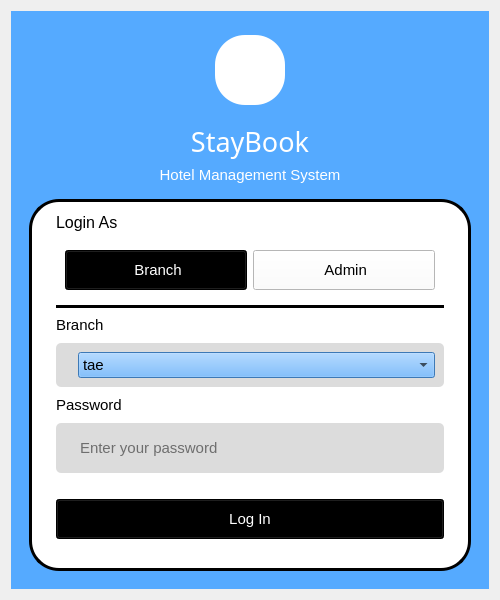
<?xml version="1.0" encoding="UTF-8"?>
<ui version="4.0">
 <class>Dialog</class>
 <widget class="QDialog" name="Dialog">
  <property name="geometry">
   <rect>
    <x>0</x>
    <y>0</y>
    <width>500</width>
    <height>600</height>
   </rect>
  </property>
  <property name="sizePolicy">
   <sizepolicy hsizetype="Fixed" vsizetype="Fixed">
    <horstretch>0</horstretch>
    <verstretch>0</verstretch>
   </sizepolicy>
  </property>
  <property name="minimumSize">
   <size>
    <width>500</width>
    <height>600</height>
   </size>
  </property>
  <property name="maximumSize">
   <size>
    <width>500</width>
    <height>600</height>
   </size>
  </property>
  <property name="windowTitle">
   <string>Dialog</string>
  </property>
  <property name="styleSheet">
   <string notr="true"/>
  </property>
  <layout class="QVBoxLayout" name="verticalLayout_7">
   <item>
    <widget class="QFrame" name="verticalFrame">
     <property name="styleSheet">
      <string notr="true">background-color: rgb(85, 170, 255);</string>
     </property>
     <layout class="QVBoxLayout" name="verticalLayout_2">
      <item>
       <widget class="QGroupBox" name="groupBox">
        <property name="styleSheet">
         <string notr="true">QGroupBox{
	background: transparent;
	border: none
}</string>
        </property>
        <property name="title">
         <string/>
        </property>
        <layout class="QHBoxLayout" name="horizontalLayout">
         <item>
          <spacer name="horizontalSpacer">
           <property name="orientation">
            <enum>Qt::Orientation::Horizontal</enum>
           </property>
           <property name="sizeType">
            <enum>QSizePolicy::Policy::Preferred</enum>
           </property>
           <property name="sizeHint" stdset="0">
            <size>
             <width>40</width>
             <height>20</height>
            </size>
           </property>
          </spacer>
         </item>
         <item>
          <widget class="QFrame" name="frame">
           <property name="sizePolicy">
            <sizepolicy hsizetype="Fixed" vsizetype="Fixed">
             <horstretch>100</horstretch>
             <verstretch>100</verstretch>
            </sizepolicy>
           </property>
           <property name="minimumSize">
            <size>
             <width>70</width>
             <height>70</height>
            </size>
           </property>
           <property name="maximumSize">
            <size>
             <width>70</width>
             <height>70</height>
            </size>
           </property>
           <property name="styleSheet">
            <string notr="true">background-color: rgb(255, 255, 255);
border-radius: 30px;

</string>
           </property>
           <property name="frameShape">
            <enum>QFrame::Shape::StyledPanel</enum>
           </property>
           <property name="frameShadow">
            <enum>QFrame::Shadow::Raised</enum>
           </property>
           <layout class="QVBoxLayout" name="verticalLayout">
            <item>
             <widget class="QLabel" name="logo">
              <property name="styleSheet">
               <string notr="true">background: transparent</string>
              </property>
              <property name="text">
               <string/>
              </property>
              <property name="pixmap">
               <pixmap>../a1b7989f/hotel64.png</pixmap>
              </property>
              <property name="alignment">
               <set>Qt::AlignmentFlag::AlignCenter</set>
              </property>
             </widget>
            </item>
           </layout>
          </widget>
         </item>
         <item>
          <spacer name="horizontalSpacer_2">
           <property name="orientation">
            <enum>Qt::Orientation::Horizontal</enum>
           </property>
           <property name="sizeType">
            <enum>QSizePolicy::Policy::Preferred</enum>
           </property>
           <property name="sizeHint" stdset="0">
            <size>
             <width>40</width>
             <height>20</height>
            </size>
           </property>
          </spacer>
         </item>
        </layout>
       </widget>
      </item>
      <item>
       <widget class="QLabel" name="label_2">
        <property name="font">
         <font>
          <family>AQUARIUM</family>
          <pointsize>20</pointsize>
         </font>
        </property>
        <property name="styleSheet">
         <string notr="true">color: rgb(255, 255, 255);</string>
        </property>
        <property name="text">
         <string>&lt;html&gt;&lt;head/&gt;&lt;body&gt;&lt;p&gt;StayBook&lt;/p&gt;&lt;/body&gt;&lt;/html&gt;</string>
        </property>
        <property name="alignment">
         <set>Qt::AlignmentFlag::AlignCenter</set>
        </property>
       </widget>
      </item>
      <item>
       <widget class="QLabel" name="label_9">
        <property name="styleSheet">
         <string notr="true">color: rgb(255, 255, 255);</string>
        </property>
        <property name="text">
         <string>&lt;html&gt;&lt;head/&gt;&lt;body&gt;&lt;p align=&quot;center&quot;&gt;&lt;span style=&quot; font-size:11pt;&quot;&gt;Hotel Management System&lt;/span&gt;&lt;/p&gt;&lt;/body&gt;&lt;/html&gt;</string>
        </property>
       </widget>
      </item>
      <item>
       <widget class="QStackedWidget" name="stackedWidget">
        <property name="styleSheet">
         <string notr="true">QFrame{
background-color: rgb(220, 220, 220);
border-radius: 5px;
}
QLineEdit{
background: transparent;
border: none;
padding: 5px 0px 5px 0px;
}</string>
        </property>
        <property name="currentIndex">
         <number>1</number>
        </property>
        <widget class="QWidget" name="createAdmin_page">
         <layout class="QVBoxLayout" name="verticalLayout_10">
          <item>
           <widget class="QGroupBox" name="groupBox_4">
            <property name="font">
             <font>
              <pointsize>11</pointsize>
             </font>
            </property>
            <property name="styleSheet">
             <string notr="true">QGroupBox{
	background-color: rgb(255, 255, 255);
	border-radius: 30px;
	border: 3px solid rgb(0, 0, 0);
	padding: 0px 15px 0px 15px;
}
QLabel{
	background: transparent
}
QLineEdit{
	background-color: rgb(220, 220, 220);
}
QPushButton{
	color: rgb(255, 255, 255);
	background-color: rgb(0, 0, 0);
}</string>
            </property>
            <layout class="QVBoxLayout" name="verticalLayout_8">
             <item>
              <widget class="QLabel" name="label_6">
               <property name="font">
                <font>
                 <pointsize>12</pointsize>
                </font>
               </property>
               <property name="text">
                <string>&lt;html&gt;&lt;head/&gt;&lt;body&gt;&lt;p align=&quot;center&quot;&gt;Setup Administrator Account&lt;/p&gt;&lt;/body&gt;&lt;/html&gt;</string>
               </property>
              </widget>
             </item>
             <item>
              <widget class="Line" name="line_3">
               <property name="styleSheet">
                <string notr="true">background-color: rgb(0, 0, 0);</string>
               </property>
               <property name="orientation">
                <enum>Qt::Orientation::Horizontal</enum>
               </property>
              </widget>
             </item>
             <item>
              <widget class="QLabel" name="label_8">
               <property name="styleSheet">
                <string notr="true"/>
               </property>
               <property name="text">
                <string>&lt;html&gt;&lt;head/&gt;&lt;body&gt;&lt;p&gt;&lt;span style=&quot; font-size:11pt;&quot;&gt;Password&lt;/span&gt;&lt;/p&gt;&lt;/body&gt;&lt;/html&gt;</string>
               </property>
              </widget>
             </item>
             <item>
              <widget class="QFrame" name="frame_7">
               <property name="frameShape">
                <enum>QFrame::Shape::StyledPanel</enum>
               </property>
               <property name="frameShadow">
                <enum>QFrame::Shadow::Raised</enum>
               </property>
               <layout class="QHBoxLayout" name="horizontalLayout_8">
                <item>
                 <widget class="QLabel" name="password_icon_3">
                  <property name="text">
                   <string/>
                  </property>
                  <property name="pixmap">
                   <pixmap>../392742d9/password16.png</pixmap>
                  </property>
                 </widget>
                </item>
                <item>
                 <widget class="QLineEdit" name="adminPassword_lineEdit">
                  <property name="font">
                   <font>
                    <pointsize>11</pointsize>
                   </font>
                  </property>
                  <property name="echoMode">
                   <enum>QLineEdit::EchoMode::Password</enum>
                  </property>
                  <property name="placeholderText">
                   <string>Enter your password</string>
                  </property>
                 </widget>
                </item>
                <item>
                 <widget class="QPushButton" name="showpassword_btn_3">
                  <property name="sizePolicy">
                   <sizepolicy hsizetype="Fixed" vsizetype="Fixed">
                    <horstretch>0</horstretch>
                    <verstretch>0</verstretch>
                   </sizepolicy>
                  </property>
                  <property name="minimumSize">
                   <size>
                    <width>32</width>
                    <height>32</height>
                   </size>
                  </property>
                  <property name="maximumSize">
                   <size>
                    <width>32</width>
                    <height>32</height>
                   </size>
                  </property>
                  <property name="styleSheet">
                   <string notr="true">background-color: transparent;
border: none;</string>
                  </property>
                  <property name="text">
                   <string/>
                  </property>
                  <property name="icon">
                   <iconset>
                    <normaloff>../d746d753/hidepassword16.png</normaloff>../d746d753/hidepassword16.png</iconset>
                  </property>
                  <property name="autoDefault">
                   <bool>true</bool>
                  </property>
                 </widget>
                </item>
               </layout>
              </widget>
             </item>
             <item>
              <widget class="QLabel" name="label_10">
               <property name="font">
                <font>
                 <pointsize>11</pointsize>
                </font>
               </property>
               <property name="text">
                <string>Confirm Password</string>
               </property>
              </widget>
             </item>
             <item>
              <widget class="QFrame" name="frame_6">
               <property name="frameShape">
                <enum>QFrame::Shape::StyledPanel</enum>
               </property>
               <property name="frameShadow">
                <enum>QFrame::Shadow::Raised</enum>
               </property>
               <layout class="QHBoxLayout" name="horizontalLayout_7">
                <item>
                 <widget class="QLabel" name="password_icon_4">
                  <property name="text">
                   <string/>
                  </property>
                  <property name="pixmap">
                   <pixmap>../392742d9/password16.png</pixmap>
                  </property>
                 </widget>
                </item>
                <item>
                 <widget class="QLineEdit" name="adminPassword_lineEdit_2">
                  <property name="font">
                   <font>
                    <pointsize>11</pointsize>
                   </font>
                  </property>
                  <property name="echoMode">
                   <enum>QLineEdit::EchoMode::Password</enum>
                  </property>
                  <property name="placeholderText">
                   <string>Confirm password</string>
                  </property>
                 </widget>
                </item>
                <item>
                 <widget class="QPushButton" name="showpassword_btn_4">
                  <property name="sizePolicy">
                   <sizepolicy hsizetype="Fixed" vsizetype="Fixed">
                    <horstretch>0</horstretch>
                    <verstretch>0</verstretch>
                   </sizepolicy>
                  </property>
                  <property name="minimumSize">
                   <size>
                    <width>32</width>
                    <height>32</height>
                   </size>
                  </property>
                  <property name="maximumSize">
                   <size>
                    <width>32</width>
                    <height>32</height>
                   </size>
                  </property>
                  <property name="styleSheet">
                   <string notr="true">background-color: transparent;
border: none;</string>
                  </property>
                  <property name="text">
                   <string/>
                  </property>
                  <property name="icon">
                   <iconset>
                    <normaloff>../d746d753/hidepassword16.png</normaloff>../d746d753/hidepassword16.png</iconset>
                  </property>
                  <property name="autoDefault">
                   <bool>true</bool>
                  </property>
                 </widget>
                </item>
               </layout>
              </widget>
             </item>
             <item>
              <spacer name="verticalSpacer_7">
               <property name="orientation">
                <enum>Qt::Orientation::Vertical</enum>
               </property>
               <property name="sizeType">
                <enum>QSizePolicy::Policy::Fixed</enum>
               </property>
               <property name="sizeHint" stdset="0">
                <size>
                 <width>20</width>
                 <height>20</height>
                </size>
               </property>
              </spacer>
             </item>
             <item>
              <widget class="QPushButton" name="createAdmin_btn">
               <property name="font">
                <font>
                 <pointsize>11</pointsize>
                </font>
               </property>
               <property name="styleSheet">
                <string notr="true">padding: 10px</string>
               </property>
               <property name="text">
                <string>Create Administrator</string>
               </property>
              </widget>
             </item>
             <item>
              <spacer name="verticalSpacer_9">
               <property name="orientation">
                <enum>Qt::Orientation::Vertical</enum>
               </property>
               <property name="sizeType">
                <enum>QSizePolicy::Policy::Fixed</enum>
               </property>
               <property name="sizeHint" stdset="0">
                <size>
                 <width>20</width>
                 <height>20</height>
                </size>
               </property>
              </spacer>
             </item>
            </layout>
           </widget>
          </item>
         </layout>
        </widget>
        <widget class="QWidget" name="user_page">
         <layout class="QVBoxLayout" name="verticalLayout_3">
          <item>
           <widget class="QGroupBox" name="groupBox_2">
            <property name="font">
             <font>
              <pointsize>11</pointsize>
             </font>
            </property>
            <property name="styleSheet">
             <string notr="true">QGroupBox{
	background-color: rgb(255, 255, 255);
	border-radius: 30px;
	border: 3px solid rgb(0, 0, 0);
	padding: 0px 15px 0px 15px;
}
QLabel{
	background: transparent
}
QLineEdit{
	background-color: rgb(220, 220, 220);
}
QPushButton{
	color: rgb(255, 255, 255);
	background-color: rgb(0, 0, 0);
}</string>
            </property>
            <layout class="QVBoxLayout" name="verticalLayout_4">
             <item>
              <widget class="QLabel" name="label_5">
               <property name="font">
                <font>
                 <pointsize>12</pointsize>
                </font>
               </property>
               <property name="text">
                <string>&lt;html&gt;&lt;head/&gt;&lt;body&gt;&lt;p&gt;Login As&lt;/p&gt;&lt;/body&gt;&lt;/html&gt;</string>
               </property>
              </widget>
             </item>
             <item>
              <widget class="QFrame" name="horizontalFrame">
               <property name="styleSheet">
                <string notr="true">QFrame{
background: transparent;
border: none;
}

QPushButton{
	padding: 10px;
	color: rgb(0, 0, 0);
	background-color: rgb(255, 255, 255);
}</string>
               </property>
               <layout class="QHBoxLayout" name="horizontalLayout_3">
                <item>
                 <widget class="QPushButton" name="pushButton_2">
                  <property name="maximumSize">
                   <size>
                    <width>16777215</width>
                    <height>100</height>
                   </size>
                  </property>
                  <property name="font">
                   <font>
                    <pointsize>11</pointsize>
                   </font>
                  </property>
                  <property name="styleSheet">
                   <string notr="true">background-color: rgb(0, 0, 0);
color: rgb(255, 255, 255);</string>
                  </property>
                  <property name="text">
                   <string> Branch</string>
                  </property>
                  <property name="icon">
                   <iconset>
                    <normaloff>../b5c92ba4/branchwhite24.png</normaloff>../b5c92ba4/branchwhite24.png</iconset>
                  </property>
                  <property name="iconSize">
                   <size>
                    <width>24</width>
                    <height>24</height>
                   </size>
                  </property>
                 </widget>
                </item>
                <item>
                 <widget class="QPushButton" name="admin_btn">
                  <property name="maximumSize">
                   <size>
                    <width>16777215</width>
                    <height>100</height>
                   </size>
                  </property>
                  <property name="font">
                   <font>
                    <pointsize>11</pointsize>
                   </font>
                  </property>
                  <property name="text">
                   <string> Admin</string>
                  </property>
                  <property name="icon">
                   <iconset>
                    <normalon>../429193cf/adminblack24.png</normalon>
                   </iconset>
                  </property>
                  <property name="iconSize">
                   <size>
                    <width>24</width>
                    <height>24</height>
                   </size>
                  </property>
                 </widget>
                </item>
               </layout>
              </widget>
             </item>
             <item>
              <widget class="Line" name="line_2">
               <property name="styleSheet">
                <string notr="true">background-color: rgb(0, 0, 0);</string>
               </property>
               <property name="orientation">
                <enum>Qt::Orientation::Horizontal</enum>
               </property>
              </widget>
             </item>
             <item>
              <widget class="QLabel" name="label_3">
               <property name="styleSheet">
                <string notr="true"/>
               </property>
               <property name="text">
                <string>&lt;html&gt;&lt;head/&gt;&lt;body&gt;&lt;p&gt;&lt;span style=&quot; font-size:11pt;&quot;&gt;Branch&lt;/span&gt;&lt;/p&gt;&lt;/body&gt;&lt;/html&gt;</string>
               </property>
              </widget>
             </item>
             <item>
              <widget class="QFrame" name="frame_3">
               <property name="frameShape">
                <enum>QFrame::Shape::StyledPanel</enum>
               </property>
               <property name="frameShadow">
                <enum>QFrame::Shadow::Raised</enum>
               </property>
               <layout class="QFormLayout" name="formLayout">
                <item row="0" column="0">
                 <widget class="QLabel" name="username_icon">
                  <property name="text">
                   <string/>
                  </property>
                  <property name="pixmap">
                   <pixmap>../ae4c3c7b/branchblack24.png</pixmap>
                  </property>
                 </widget>
                </item>
                <item row="0" column="1">
                 <widget class="QComboBox" name="branch_combobox">
                  <property name="font">
                   <font>
                    <pointsize>11</pointsize>
                   </font>
                  </property>
                  <property name="styleSheet">
                   <string notr="true"/>
                  </property>
                  <item>
                   <property name="text">
                    <string>tae</string>
                   </property>
                  </item>
                  <item>
                   <property name="text">
                    <string>eqwe</string>
                   </property>
                  </item>
                  <item>
                   <property name="text">
                    <string>wqeqewqw</string>
                   </property>
                  </item>
                  <item>
                   <property name="text">
                    <string>eqeqw</string>
                   </property>
                  </item>
                 </widget>
                </item>
               </layout>
              </widget>
             </item>
             <item>
              <widget class="QLabel" name="label_4">
               <property name="font">
                <font>
                 <pointsize>11</pointsize>
                </font>
               </property>
               <property name="text">
                <string>Password</string>
               </property>
              </widget>
             </item>
             <item>
              <widget class="QFrame" name="frame_4">
               <property name="frameShape">
                <enum>QFrame::Shape::StyledPanel</enum>
               </property>
               <property name="frameShadow">
                <enum>QFrame::Shadow::Raised</enum>
               </property>
               <layout class="QHBoxLayout" name="horizontalLayout_2">
                <item>
                 <widget class="QLabel" name="password_icon">
                  <property name="text">
                   <string/>
                  </property>
                  <property name="pixmap">
                   <pixmap>../392742d9/password16.png</pixmap>
                  </property>
                 </widget>
                </item>
                <item>
                 <widget class="QLineEdit" name="userpassLogin_lineEdit">
                  <property name="font">
                   <font>
                    <pointsize>11</pointsize>
                   </font>
                  </property>
                  <property name="echoMode">
                   <enum>QLineEdit::EchoMode::Password</enum>
                  </property>
                  <property name="placeholderText">
                   <string>Enter your password</string>
                  </property>
                 </widget>
                </item>
                <item>
                 <widget class="QPushButton" name="showpassword_btn">
                  <property name="sizePolicy">
                   <sizepolicy hsizetype="Fixed" vsizetype="Fixed">
                    <horstretch>0</horstretch>
                    <verstretch>0</verstretch>
                   </sizepolicy>
                  </property>
                  <property name="minimumSize">
                   <size>
                    <width>32</width>
                    <height>32</height>
                   </size>
                  </property>
                  <property name="maximumSize">
                   <size>
                    <width>32</width>
                    <height>32</height>
                   </size>
                  </property>
                  <property name="styleSheet">
                   <string notr="true">background-color: transparent;
border: none;</string>
                  </property>
                  <property name="text">
                   <string/>
                  </property>
                  <property name="icon">
                   <iconset>
                    <normaloff>../d746d753/hidepassword16.png</normaloff>../d746d753/hidepassword16.png</iconset>
                  </property>
                  <property name="autoDefault">
                   <bool>true</bool>
                  </property>
                 </widget>
                </item>
               </layout>
              </widget>
             </item>
             <item>
              <spacer name="verticalSpacer_3">
               <property name="orientation">
                <enum>Qt::Orientation::Vertical</enum>
               </property>
               <property name="sizeType">
                <enum>QSizePolicy::Policy::Fixed</enum>
               </property>
               <property name="sizeHint" stdset="0">
                <size>
                 <width>20</width>
                 <height>20</height>
                </size>
               </property>
              </spacer>
             </item>
             <item>
              <widget class="QPushButton" name="login_btn">
               <property name="font">
                <font>
                 <pointsize>11</pointsize>
                </font>
               </property>
               <property name="styleSheet">
                <string notr="true">padding: 10px</string>
               </property>
               <property name="text">
                <string>Log In</string>
               </property>
              </widget>
             </item>
             <item>
              <spacer name="verticalSpacer_4">
               <property name="orientation">
                <enum>Qt::Orientation::Vertical</enum>
               </property>
               <property name="sizeType">
                <enum>QSizePolicy::Policy::Fixed</enum>
               </property>
               <property name="sizeHint" stdset="0">
                <size>
                 <width>20</width>
                 <height>20</height>
                </size>
               </property>
              </spacer>
             </item>
            </layout>
           </widget>
          </item>
         </layout>
        </widget>
        <widget class="QWidget" name="admin_page">
         <layout class="QVBoxLayout" name="verticalLayout_5">
          <item>
           <widget class="QGroupBox" name="groupBox_3">
            <property name="styleSheet">
             <string notr="true">QGroupBox{
	background-color: rgb(255, 255, 255);
	border-radius: 30px;
	border: 3px solid rgb(0, 0, 0);
	padding: 0px 15px 0px 15px;
}
QLabel{
	background: transparent
}
QLineEdit{
	background-color: rgb(220, 220, 220);
}
QPushButton{
	color: rgb(255, 255, 255);
	background-color: rgb(0, 0, 0);
}</string>
            </property>
            <property name="title">
             <string/>
            </property>
            <layout class="QVBoxLayout" name="verticalLayout_6">
             <item>
              <widget class="QLabel" name="label">
               <property name="font">
                <font>
                 <pointsize>12</pointsize>
                </font>
               </property>
               <property name="text">
                <string>&lt;html&gt;&lt;head/&gt;&lt;body&gt;&lt;p&gt;Login As&lt;/p&gt;&lt;/body&gt;&lt;/html&gt;</string>
               </property>
              </widget>
             </item>
             <item>
              <widget class="QFrame" name="horizontalFrame_2">
               <property name="styleSheet">
                <string notr="true">QFrame{
background: transparent;
border: none;
}

QPushButton{
	padding: 10px;
	color: rgb(0, 0, 0);
	background-color: rgb(255, 255, 255);
}</string>
               </property>
               <layout class="QHBoxLayout" name="horizontalLayout_4">
                <item>
                 <widget class="QPushButton" name="user_btn">
                  <property name="maximumSize">
                   <size>
                    <width>16777215</width>
                    <height>100</height>
                   </size>
                  </property>
                  <property name="font">
                   <font>
                    <pointsize>11</pointsize>
                   </font>
                  </property>
                  <property name="text">
                   <string> Branch</string>
                  </property>
                  <property name="icon">
                   <iconset>
                    <normaloff>../ae4c3c7b/branchblack24.png</normaloff>../ae4c3c7b/branchblack24.png</iconset>
                  </property>
                  <property name="iconSize">
                   <size>
                    <width>24</width>
                    <height>24</height>
                   </size>
                  </property>
                 </widget>
                </item>
                <item>
                 <widget class="QPushButton" name="pushButton_6">
                  <property name="maximumSize">
                   <size>
                    <width>16777215</width>
                    <height>100</height>
                   </size>
                  </property>
                  <property name="font">
                   <font>
                    <pointsize>11</pointsize>
                   </font>
                  </property>
                  <property name="styleSheet">
                   <string notr="true">background-color: rgb(0, 0, 0);
color: rgb(255, 255, 255);</string>
                  </property>
                  <property name="text">
                   <string> Admin</string>
                  </property>
                  <property name="icon">
                   <iconset>
                    <normalon>../496ca0f3/adminwhite24.png</normalon>
                   </iconset>
                  </property>
                  <property name="iconSize">
                   <size>
                    <width>24</width>
                    <height>24</height>
                   </size>
                  </property>
                 </widget>
                </item>
               </layout>
              </widget>
             </item>
             <item>
              <widget class="Line" name="line">
               <property name="styleSheet">
                <string notr="true">background-color: rgb(0, 0, 0);</string>
               </property>
               <property name="orientation">
                <enum>Qt::Orientation::Horizontal</enum>
               </property>
              </widget>
             </item>
             <item>
              <spacer name="verticalSpacer_5">
               <property name="orientation">
                <enum>Qt::Orientation::Vertical</enum>
               </property>
               <property name="sizeType">
                <enum>QSizePolicy::Policy::Fixed</enum>
               </property>
               <property name="sizeHint" stdset="0">
                <size>
                 <width>20</width>
                 <height>42</height>
                </size>
               </property>
              </spacer>
             </item>
             <item>
              <widget class="QLabel" name="label_7">
               <property name="font">
                <font>
                 <pointsize>11</pointsize>
                </font>
               </property>
               <property name="text">
                <string>Password</string>
               </property>
              </widget>
             </item>
             <item>
              <widget class="QFrame" name="frame_2">
               <property name="styleSheet">
                <string notr="true"/>
               </property>
               <layout class="QHBoxLayout" name="horizontalLayout_5">
                <item>
                 <widget class="QLabel" name="password_icon_2">
                  <property name="text">
                   <string/>
                  </property>
                  <property name="pixmap">
                   <pixmap>../392742d9/password16.png</pixmap>
                  </property>
                 </widget>
                </item>
                <item>
                 <widget class="QLineEdit" name="adminPass_Login">
                  <property name="font">
                   <font>
                    <pointsize>11</pointsize>
                   </font>
                  </property>
                  <property name="styleSheet">
                   <string notr="true">border: none;
background: transparent</string>
                  </property>
                  <property name="echoMode">
                   <enum>QLineEdit::EchoMode::Password</enum>
                  </property>
                  <property name="placeholderText">
                   <string>Enter your password</string>
                  </property>
                 </widget>
                </item>
                <item>
                 <widget class="QPushButton" name="showpassword_btn_2">
                  <property name="sizePolicy">
                   <sizepolicy hsizetype="Fixed" vsizetype="Fixed">
                    <horstretch>0</horstretch>
                    <verstretch>0</verstretch>
                   </sizepolicy>
                  </property>
                  <property name="minimumSize">
                   <size>
                    <width>32</width>
                    <height>32</height>
                   </size>
                  </property>
                  <property name="maximumSize">
                   <size>
                    <width>32</width>
                    <height>32</height>
                   </size>
                  </property>
                  <property name="styleSheet">
                   <string notr="true">background-color: transparent;
border: none;</string>
                  </property>
                  <property name="text">
                   <string/>
                  </property>
                  <property name="icon">
                   <iconset>
                    <normalon>../d746d753/hidepassword16.png</normalon>
                   </iconset>
                  </property>
                  <property name="autoDefault">
                   <bool>true</bool>
                  </property>
                 </widget>
                </item>
               </layout>
              </widget>
             </item>
             <item>
              <spacer name="verticalSpacer_8">
               <property name="orientation">
                <enum>Qt::Orientation::Vertical</enum>
               </property>
               <property name="sizeType">
                <enum>QSizePolicy::Policy::Fixed</enum>
               </property>
               <property name="sizeHint" stdset="0">
                <size>
                 <width>20</width>
                 <height>40</height>
                </size>
               </property>
              </spacer>
             </item>
             <item>
              <widget class="QPushButton" name="login_btn_2">
               <property name="font">
                <font>
                 <pointsize>11</pointsize>
                </font>
               </property>
               <property name="styleSheet">
                <string notr="true">padding: 10px</string>
               </property>
               <property name="text">
                <string>Log In</string>
               </property>
              </widget>
             </item>
             <item>
              <spacer name="verticalSpacer_6">
               <property name="orientation">
                <enum>Qt::Orientation::Vertical</enum>
               </property>
               <property name="sizeType">
                <enum>QSizePolicy::Policy::Fixed</enum>
               </property>
               <property name="sizeHint" stdset="0">
                <size>
                 <width>20</width>
                 <height>40</height>
                </size>
               </property>
              </spacer>
             </item>
            </layout>
           </widget>
          </item>
         </layout>
        </widget>
       </widget>
      </item>
     </layout>
    </widget>
   </item>
  </layout>
 </widget>
 <resources/>
 <connections/>
</ui>
